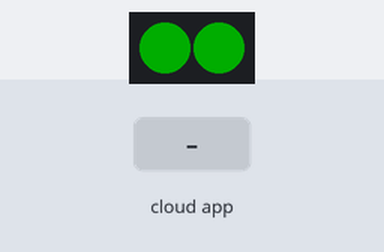
This sketch was run on a simulated ESP32. On the bench: 2 RGB LEDs in strip order, left to right. The inputs (shaded band) are chosen by the test bench. Dim RGB values are drawn brighter than linear; the RemoteXY app is connected.

Above: at 1.2 s.
1.3 s: the phone or cloud app sets rgb_1_b to 64
At 2.5 s:
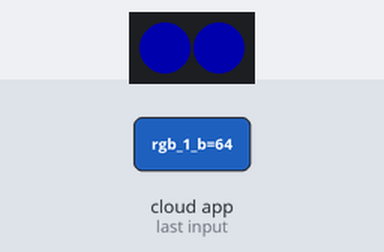
2.8 s: the phone or cloud app sets rgb_1_b to 0
At 3.9 s:
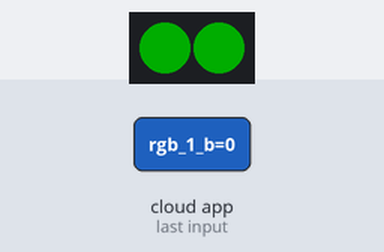
4.3 s: the phone or cloud app sets rgb_1_b to 128
At 5.3 s:
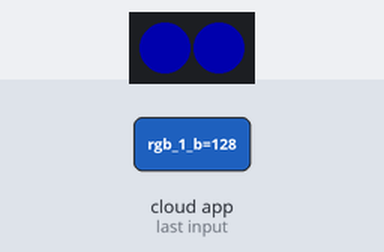
Timing chart, 0 to 7.3 s (numbered marks = the images above; inputs shaded):
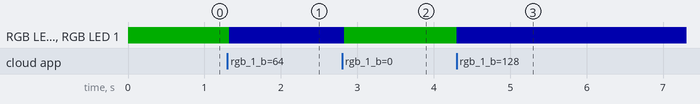

Measured:
- after the input at 1.3 s, RGB LED 0, RGB LED 1: RGB(0, 50, 0) → RGB(0, 0, 50) at once
- after the input at 2.8 s, RGB LED 0, RGB LED 1: RGB(0, 0, 50) → RGB(0, 50, 0) at once
- after the input at 4.3 s, RGB LED 0, RGB LED 1: RGB(0, 50, 0) → RGB(0, 0, 50) at once

The sketch:

sketch_arduino.ino
```cpp
#define REMOTEXY_MODE__ESP32CORE_BLE
#include <BLEDevice.h>
#include <Adafruit_NeoPixel.h>
#include <RemoteXY.h>
// RemoteXY connection settings
#define REMOTEXY_BLUETOOTH_NAME "chic"
#define PIN 17
#define NUMPIXELS 2
Adafruit_NeoPixel pixels = Adafruit_NeoPixel(NUMPIXELS, PIN, NEO_GRB + NEO_KHZ800);
// RemoteXY configurate
#pragma pack(push, 1)

uint8_t RemoteXY_CONF[] =   // 18 bytes

  { 255,3,0,0,0,11,0,16,31,1,6,0,20,38,20,20,2,26 };


// this structure defines all the variables and events of your control interface

struct {
    // input variables
  uint8_t rgb_1_r; // =0..255 Red color value

  uint8_t rgb_1_g; // =0..255 Green color value

  uint8_t rgb_1_b; // =0..255 Blue color value
    // other variable
  uint8_t connect_flag;  // =1 if wire connected, else =0
} RemoteXY;

#pragma pack(pop)
/////////////////////////////////////////////

//           END RemoteXY include          //
/////////////////////////////////////////////
void setup()
{
  RemoteXY_Init ();
  pixels.begin();
}
void loop()
{
  pixels.begin();
  RemoteXY_Handler ();
  if (RemoteXY.rgb_1_r== 0){
    pixels.setPixelColor(0, pixels.Color(50, 0, 0));
    pixels.setPixelColor(1, pixels.Color(50, 0, 0));
   pixels.show();
 }
  if (RemoteXY.rgb_1_b== 0){
    pixels.setPixelColor(0, pixels.Color( 0,50, 0));
    pixels.setPixelColor(1, pixels.Color(0,50, 0));
   pixels.show();
 }

  else {
    pixels.setPixelColor(0, pixels.Color(0, 0, 50));
    pixels.setPixelColor(1, pixels.Color(0, 0, 50));
    pixels.show();
  }
}

 
```
